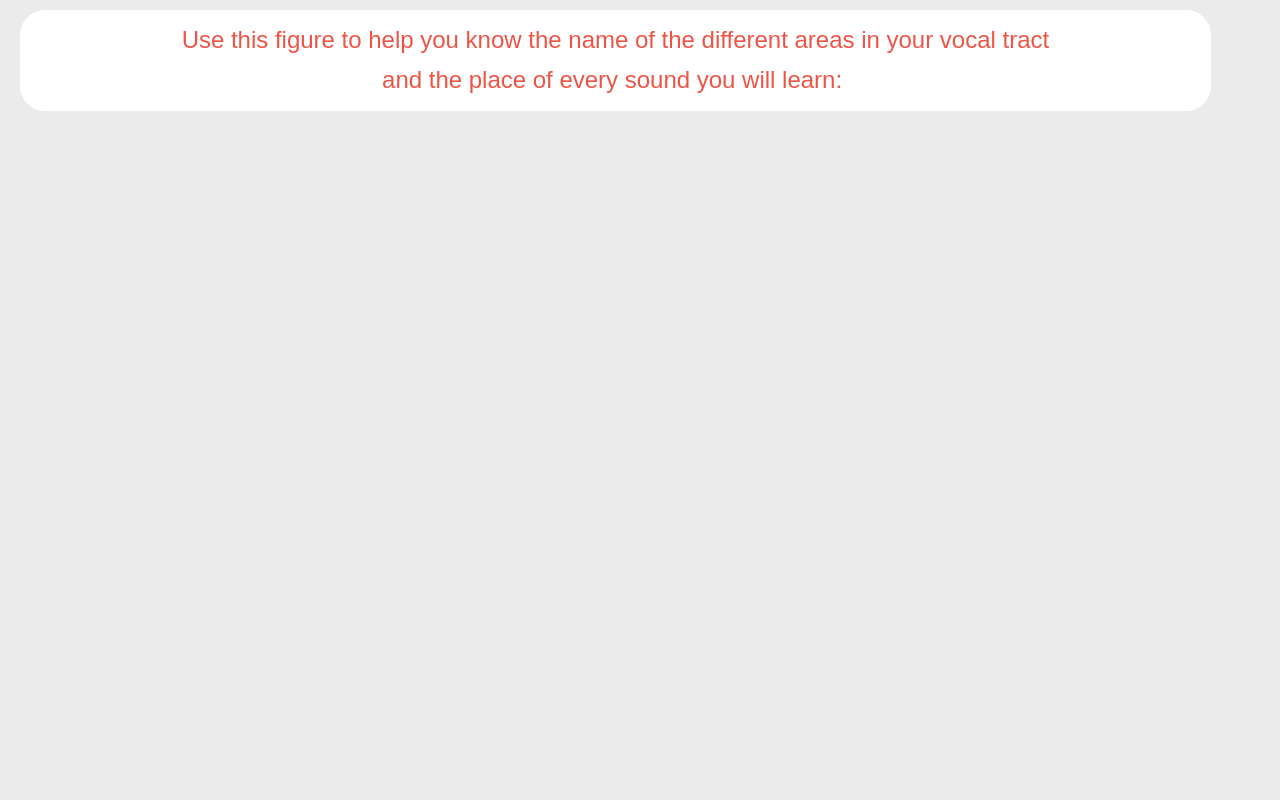
<?xml version="1.0" encoding="UTF-8"?>
<ui version="4.0">
 <class>Dialog</class>
 <widget class="QDialog" name="Dialog">
  <property name="geometry">
   <rect>
    <x>0</x>
    <y>0</y>
    <width>1280</width>
    <height>800</height>
   </rect>
  </property>
  <property name="windowTitle">
   <string>Dialog</string>
  </property>
  <property name="styleSheet">
   <string notr="true">background-color: rgb(235, 235, 235);</string>
  </property>
  <widget class="QLabel" name="label">
   <property name="geometry">
    <rect>
     <x>20</x>
     <y>10</y>
     <width>1191</width>
     <height>101</height>
    </rect>
   </property>
   <property name="styleSheet">
    <string notr="true">border-radius: 25px 25px 35px 35px;
font: 20pt &quot;MS Shell Dlg 2&quot;;
background-color: rgb(255, 255, 255);</string>
   </property>
   <property name="text">
    <string>&lt;html&gt;&lt;head/&gt;&lt;body&gt;&lt;p align=&quot;center&quot;&gt;&lt;span style=&quot; font-size:18pt; color:#ee5445;&quot;&gt;Use this figure to help you know the name of the different areas in your vocal tract&lt;/span&gt;&lt;/p&gt;&lt;p align=&quot;center&quot;&gt;&lt;span style=&quot; font-size:18pt; color:#ee5445;&quot;&gt;and the place of every sound you will learn: &lt;/span&gt;&lt;/p&gt;&lt;/body&gt;&lt;/html&gt;</string>
   </property>
  </widget>
  <widget class="QLabel" name="label_2">
   <property name="geometry">
    <rect>
     <x>60</x>
     <y>130</y>
     <width>1191</width>
     <height>651</height>
    </rect>
   </property>
   <property name="text">
    <string/>
   </property>
   <property name="pixmap">
    <pixmap>images/soundsFigure2.png</pixmap>
   </property>
   <property name="scaledContents">
    <bool>false</bool>
   </property>
  </widget>
 </widget>
 <resources/>
 <connections/>
</ui>
